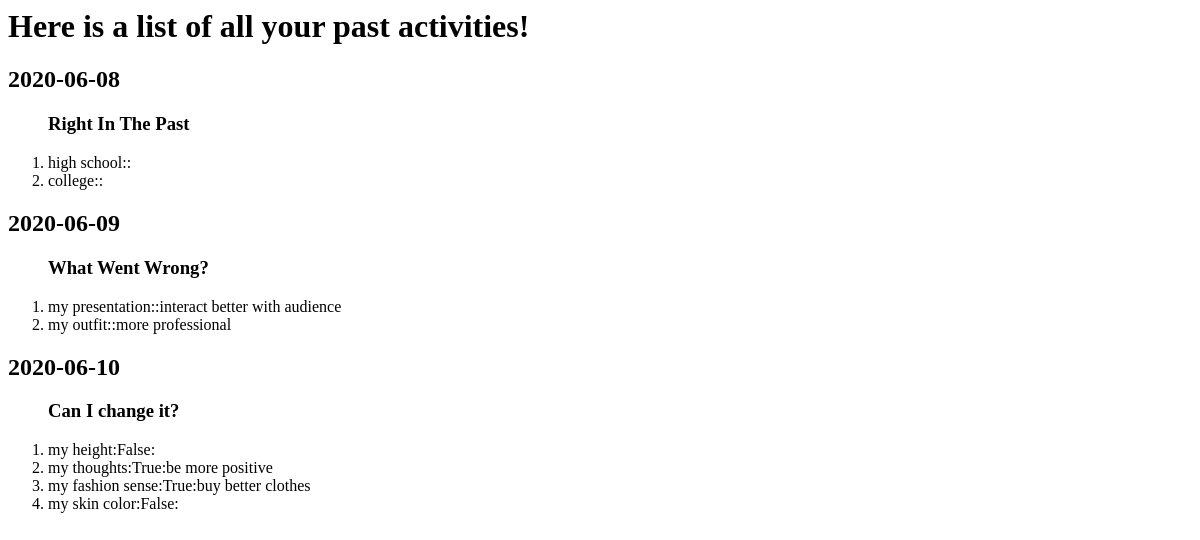
The page /records (signed in) on the database as committed earlier.
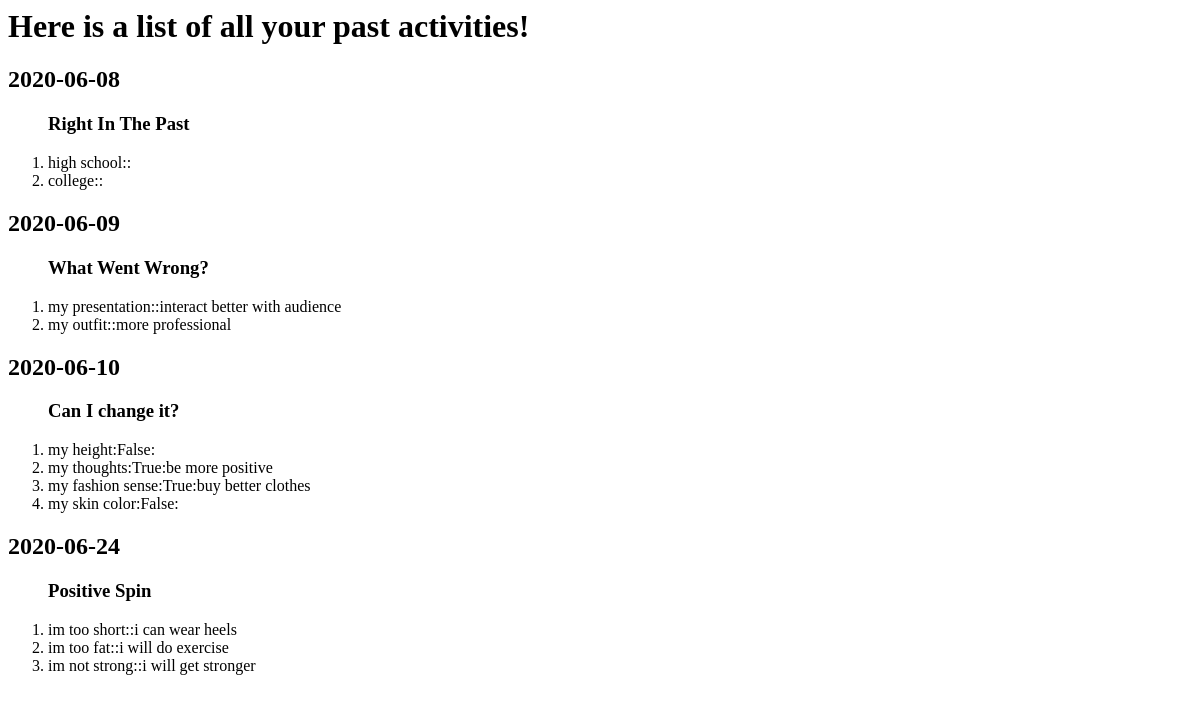
The same page on the database as committed later.
### app.py (models this page shows)
class Stats(db.Model):
    id = db.Column(db.Integer, primary_key=True)
    user_id = db.Column(db.Integer, db.ForeignKey('user.id'))
    created_date = db.Column(db.DateTime, default=datetime.datetime.now().date())
    overall = db.Column(db.Integer)
    rm = db.Column(db.Integer)
    pw = db.Column(db.Integer)
    nt = db.Column(db.Integer)
    sc = db.Column(db.Integer)
    dm = db.Column(db.Integer)
    c = db.Column(db.Integer)
    el = db.Column(db.Integer)
    s = db.Column(db.Integer)

class rmpast(db.Model):
    id =db.Column(db.Integer, primary_key=True)
    user_id = db.Column(db.Integer, db.ForeignKey('user.id'))
    created_date = db.Column(db.DateTime, default=datetime.datetime.now().date())
    thought = db.Column(db.Text)
    add =db.Column(db.Boolean, default=False)

class rmchange(db.Model):
    id = db.Column(db.Integer, primary_key=True)
    user_id = db.Column(db.Integer, db.ForeignKey('user.id'))
    created_date = db.Column(db.DateTime, default=datetime.datetime.now().date())
    thought = db.Column(db.Text)
    suggestion = db.Column(db.Text)
    add = db.Column(db.Boolean, default=False)

class scchange(db.Model):
    id = db.Column(db.Integer, primary_key=True)
    user_id = db.Column(db.Integer, db.ForeignKey('user.id'))
    created_date = db.Column(db.DateTime, default=datetime.datetime.now().date())
    thought = db.Column(db.Text)
    suggestion = db.Column(db.Text)
    control = db.Column(db.Boolean, default=False)
    add = db.Column(db.Boolean, default=True)

class ntpositive(db.Model):
    id = db.Column(db.Integer, primary_key=True)
    user_id = db.Column(db.Integer, db.ForeignKey('user.id'))
    created_date = db.Column(db.DateTime, default=datetime.datetime.now().date())
    thought = db.Column(db.Text)
    suggestion = db.Column(db.Text)
    add = db.Column(db.Boolean, default=True)

### app.py (the view)
@app.route('/records', methods=["GET", "POST"])
@login_required
def records():
    dict = {}
    all_tests = Stats.query.filter_by(user_id=current_user.id).all()
    test_dates = []
    for i in all_tests:
        date = i.created_date
        test_dates.append(date)
    print(test_dates)
    for i in test_dates:
        date_rmchange = last_entry_date(rmchange)
        date_rmpast = last_entry_date(rmpast)
        date_pwcontrol = last_entry_date(pwcontrol)
        date_pwevidence = last_entry_date(pwevidence)
        date_nttrue = last_entry_date(nttrue)
        date_ntpositive = last_entry_date(ntpositive)
        date_scgood = last_entry_date(scgood)
        date_screword = last_entry_date(screword)
        date_scchange = last_entry_date(scchange)
        date_dmworst = last_entry_date(dmworst)
        date_dmnow = last_entry_date(dmnow)
        if (i==date_rmchange):
            list = list_entries(rmchange,i)
            list.insert(0,'rmchange')
            dict[i] = list
        elif (i==date_rmpast):
            list = list_entries(rmpast,i)
            list.insert(0,'rmpast')
            dict[i] = list
        elif (i==date_pwcontrol):
            list = list_entries(pwcontrol,i)
            list.insert(0,'pwcontrol')
            dict[i] = list
        elif (i==date_pwevidence):
            list = list_entries(pwevidence,i)
            list.insert(0,'pwevidence')
            dict[i] = list
        elif (i==date_nttrue):
            list = list_entries(nttrue,i)
            list.insert(0,'nttrue')
            dict[i] = list
        elif (i==date_ntpositive):
            list = list_entries(ntpositive,i)
            list.insert(0,'ntpositive')
            dict[i] = list
        elif (i==date_scgood):
            list = list_entries(scgood,i)
            list.insert(0,'scgood')
            dict[i] = list
        elif (i==date_screword):
            list = list_entries(screword,i)
            list.insert(0,'screword')
            dict[i] = list
        elif (i==date_scchange):
            list = list_entries(scchange,i)
            list.insert(0,'scchange')
            dict[i] = list
        elif (i==date_dmworst):
            list = list_entries(dmworst,i)
            list.insert(0,'dmworst')
            dict[i] = list
        elif (i==date_dmnow):
            list = list_entries(dmnow,i)
            list.insert(0,'dmnow')
            dict[i] = list
    print("The dict is:")
    print(dict)
    return render_template('records.html', q=dict)

### app.py (called while the page is built)
@login_manager.user_loader
def load_user(user_id):
    return User.query.get(int(user_id))

def last_entry_date(database):
    last_entry = database.query.order_by(database.id.desc()).filter_by(user_id=current_user.id).first()
    if last_entry is not None:
        entry_date = last_entry.created_date
        return entry_date
    else:
        return None

def list_entries(database,i):
    all_entries = database.query.filter_by(user_id=current_user.id, created_date=i).all()
    return all_entries

### templates/records.html
<h1>Here is a list of all your past activities!</h1>
{% for i in q %}
<h2>{{ (i.date()) }}</h2>
  <ol>
    {% for j in q[i] %}
    {% if j=="rmchange" %}
    <h3>What Went Wrong?</h3>
    {% elif j=="rmpast" %}
    <h3>Right In The Past</h3>
    {% elif j=="pwcontrol" %}
    <h3>Do I have control?</h3>
    {% elif j=="pwevidence" %}
    <h3>How likely to happen?</h3>
    {% elif j=="nttrue" %}
    <h3>Is it true?</h3>
    {% elif j=="ntpositive" %}
    <h3>Positive Spin</h3>
    {% elif j=="scgood" %}
    <h3>Good Qualities</h3>
    {% elif j=="screword" %}
    <h3>Reword your criticisms</h3>
    {% elif j=="scchange" %}
    <h3>Can I change it?</h3>
    {% elif j=="dmworst" %}
    <h3>Worst that could happen?</h3>
    {% elif j=="dmnow" %}
    <h3>Can I help now?</h3>
    {% else %}
    <li>{{ (j.thought) }}:{{ (j.control) }}:{{ (j.suggestion) }}</li>
    {% endif %}
    {% endfor %}
  </ol>
{% endfor %}

Rows that differ between the two databases and show on the page:
added Stats: created_date "2020-06-24"
added ntpositive: thought "im too short", suggestion "i can wear heels"
added ntpositive: thought "im too fat", suggestion "i will do exercise"
added ntpositive: thought "im not strong", suggestion "i will get stronger"
